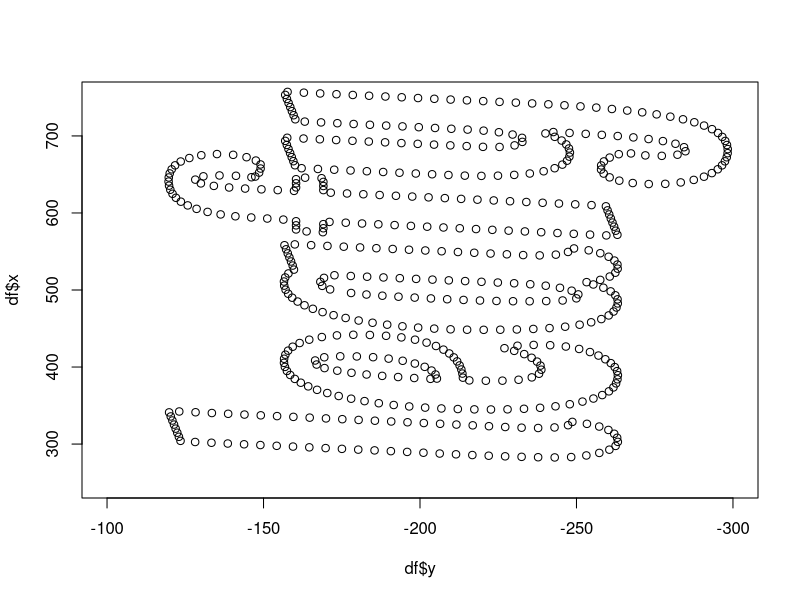
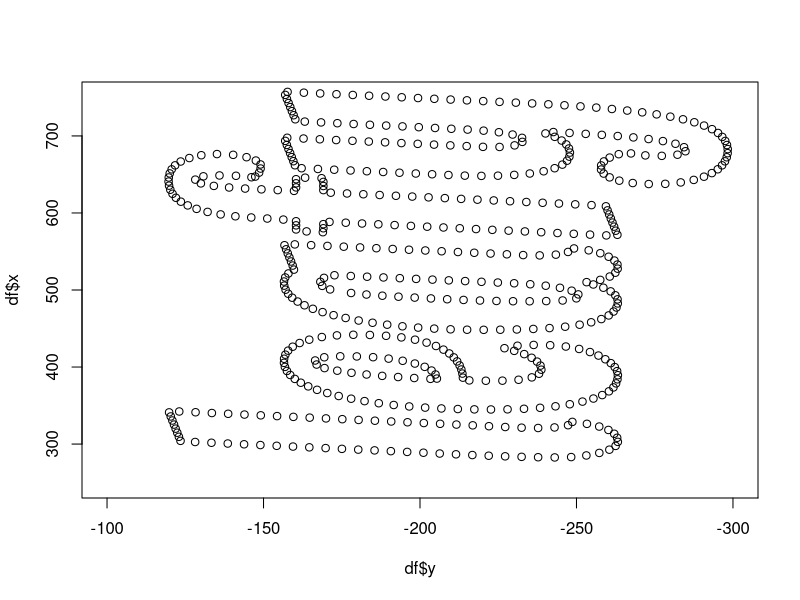
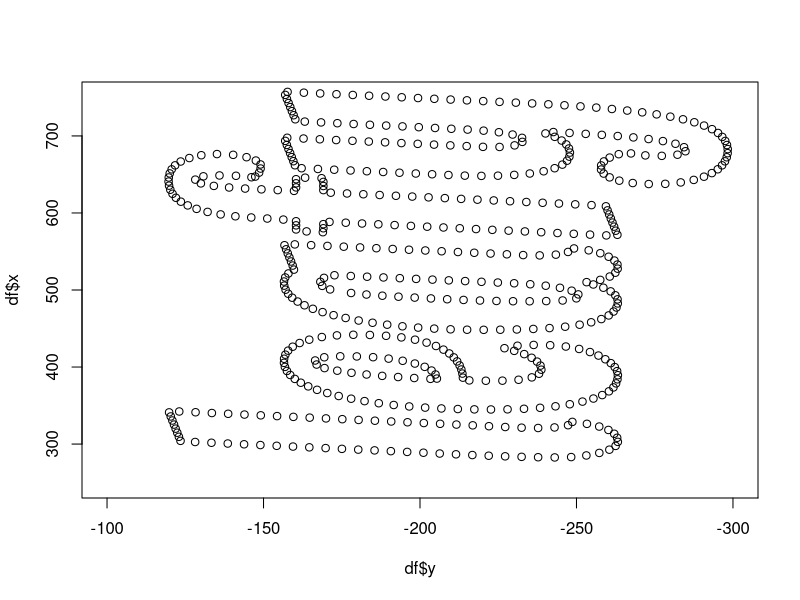
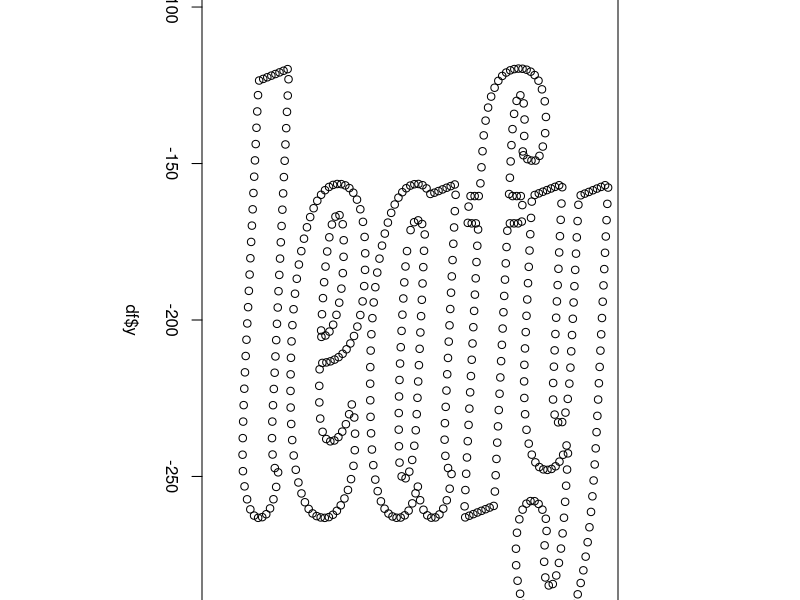

R code for these plots, in order:
#!/usr/bin/env Rscript

#Libraries
library(tidyverse)
library(gridGraphics)

#Load In Data

#Use this if you're running from the command line:
# df <- read.table(file("stdin"), header = FALSE, sep = " ")

#Use this if you're opening this repo as a R project, using relative paths:
df <- read.table("chal_visu_1_q1_data.csv", header = TRUE, sep = ",")

#-------------------
# Part 1: find code in df
#-------------------

plot(df$y,df$x,xlim=c(-100,-300), ylim=c(250,750))
# plot(df$x,df$y,xlim=c(250,750), ylim=c(-100,-300))


grab_grob <- function(){
  grid.echo()
  grid.grab()
}

g <- grab_grob()
grid.newpage()
pushViewport(viewport(angle=270))
grid.draw(g)
